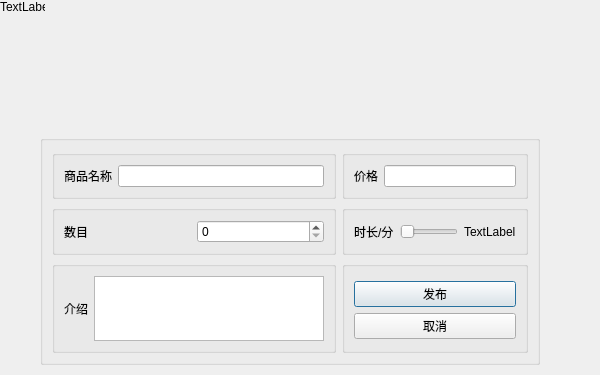
<?xml version="1.0" encoding="UTF-8"?>
<ui version="4.0">
 <class>newitem</class>
 <widget class="QDialog" name="newitem">
  <property name="geometry">
   <rect>
    <x>0</x>
    <y>0</y>
    <width>600</width>
    <height>375</height>
   </rect>
  </property>
  <property name="windowTitle">
   <string>发布商品</string>
  </property>
  <widget class="QLabel" name="label">
   <property name="geometry">
    <rect>
     <x>0</x>
     <y>0</y>
     <width>45</width>
     <height>13</height>
    </rect>
   </property>
   <property name="text">
    <string>TextLabel</string>
   </property>
  </widget>
  <widget class="QGroupBox" name="groupBox_6">
   <property name="geometry">
    <rect>
     <x>40</x>
     <y>135</y>
     <width>500</width>
     <height>230</height>
    </rect>
   </property>
   <property name="title">
    <string/>
   </property>
   <layout class="QGridLayout" name="gridLayout">
    <item row="0" column="1">
     <widget class="QGroupBox" name="groupBox_4">
      <property name="title">
       <string/>
      </property>
      <layout class="QHBoxLayout" name="horizontalLayout_4">
       <item>
        <widget class="QLabel" name="label_5">
         <property name="text">
          <string>价格</string>
         </property>
        </widget>
       </item>
       <item>
        <widget class="QLineEdit" name="lineEdit_price"/>
       </item>
      </layout>
     </widget>
    </item>
    <item row="2" column="0">
     <widget class="QGroupBox" name="groupBox_3">
      <property name="title">
       <string/>
      </property>
      <layout class="QHBoxLayout" name="horizontalLayout_3">
       <item>
        <widget class="QLabel" name="label_4">
         <property name="text">
          <string>介绍</string>
         </property>
        </widget>
       </item>
       <item>
        <widget class="QPlainTextEdit" name="plainTextEdit_data"/>
       </item>
      </layout>
     </widget>
    </item>
    <item row="1" column="0">
     <widget class="QGroupBox" name="groupBox_5">
      <property name="title">
       <string/>
      </property>
      <layout class="QHBoxLayout" name="horizontalLayout_5">
       <item>
        <widget class="QLabel" name="label_6">
         <property name="text">
          <string>数目</string>
         </property>
        </widget>
       </item>
       <item>
        <widget class="QSpinBox" name="spinBox_num">
         <property name="maximum">
          <number>99</number>
         </property>
        </widget>
       </item>
      </layout>
     </widget>
    </item>
    <item row="0" column="0">
     <widget class="QGroupBox" name="groupBox">
      <property name="title">
       <string/>
      </property>
      <layout class="QHBoxLayout" name="horizontalLayout">
       <item>
        <widget class="QLabel" name="label_2">
         <property name="text">
          <string>商品名称</string>
         </property>
        </widget>
       </item>
       <item>
        <widget class="QLineEdit" name="lineEdit_name"/>
       </item>
      </layout>
     </widget>
    </item>
    <item row="2" column="1">
     <widget class="QGroupBox" name="groupBox_7">
      <property name="title">
       <string/>
      </property>
      <layout class="QVBoxLayout" name="verticalLayout">
       <item>
        <spacer name="verticalSpacer_3">
         <property name="orientation">
          <enum>Qt::Vertical</enum>
         </property>
         <property name="sizeHint" stdset="0">
          <size>
           <width>20</width>
           <height>40</height>
          </size>
         </property>
        </spacer>
       </item>
       <item>
        <spacer name="verticalSpacer">
         <property name="orientation">
          <enum>Qt::Vertical</enum>
         </property>
         <property name="sizeHint" stdset="0">
          <size>
           <width>20</width>
           <height>40</height>
          </size>
         </property>
        </spacer>
       </item>
       <item>
        <widget class="QPushButton" name="pushButton">
         <property name="text">
          <string>发布</string>
         </property>
        </widget>
       </item>
       <item>
        <widget class="QPushButton" name="pushButton_2">
         <property name="text">
          <string>取消</string>
         </property>
        </widget>
       </item>
       <item>
        <spacer name="verticalSpacer_2">
         <property name="orientation">
          <enum>Qt::Vertical</enum>
         </property>
         <property name="sizeHint" stdset="0">
          <size>
           <width>20</width>
           <height>40</height>
          </size>
         </property>
        </spacer>
       </item>
      </layout>
     </widget>
    </item>
    <item row="1" column="1">
     <widget class="QGroupBox" name="groupBox_2">
      <property name="title">
       <string/>
      </property>
      <layout class="QHBoxLayout" name="horizontalLayout_2">
       <item>
        <widget class="QLabel" name="label_3">
         <property name="text">
          <string>时长/分</string>
         </property>
        </widget>
       </item>
       <item>
        <widget class="QSlider" name="horizontalSlider_time">
         <property name="maximum">
          <number>20</number>
         </property>
         <property name="orientation">
          <enum>Qt::Horizontal</enum>
         </property>
        </widget>
       </item>
       <item>
        <widget class="QLabel" name="label_timenum">
         <property name="text">
          <string>TextLabel</string>
         </property>
        </widget>
       </item>
      </layout>
     </widget>
    </item>
   </layout>
  </widget>
  <widget class="QLabel" name="label_7">
   <property name="geometry">
    <rect>
     <x>40</x>
     <y>135</y>
     <width>45</width>
     <height>45</height>
    </rect>
   </property>
   <property name="text">
    <string/>
   </property>
  </widget>
  <zorder>label</zorder>
  <zorder>label_7</zorder>
  <zorder>groupBox_6</zorder>
 </widget>
 <resources/>
 <connections/>
</ui>
